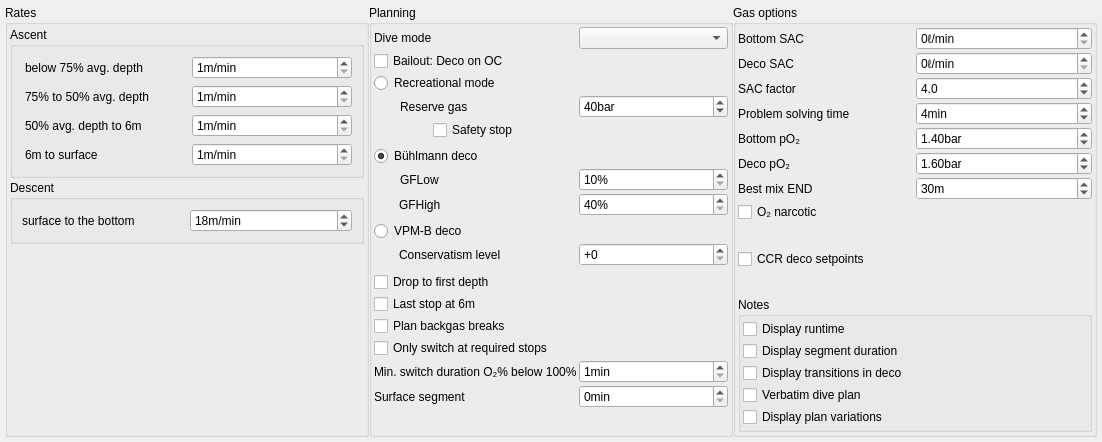
<?xml version="1.0" encoding="UTF-8"?>
<ui version="4.0">
 <class>plannerSettingsWidget</class>
 <widget class="QWidget" name="plannerSettingsWidget">
  <property name="geometry">
   <rect>
    <x>0</x>
    <y>0</y>
    <width>1102</width>
    <height>442</height>
   </rect>
  </property>
  <property name="windowTitle">
   <string>Form</string>
  </property>
  <layout class="QHBoxLayout" name="horizontalLayout_2">
   <property name="leftMargin">
    <number>5</number>
   </property>
   <property name="topMargin">
    <number>5</number>
   </property>
   <property name="rightMargin">
    <number>5</number>
   </property>
   <property name="bottomMargin">
    <number>5</number>
   </property>
   <item>
    <widget class="QScrollArea" name="scrollArea">
     <property name="frameShape">
      <enum>QFrame::NoFrame</enum>
     </property>
     <property name="frameShadow">
      <enum>QFrame::Plain</enum>
     </property>
     <property name="widgetResizable">
      <bool>true</bool>
     </property>
     <widget class="QWidget" name="scrollAreaWidgetContents">
      <property name="geometry">
       <rect>
        <x>0</x>
        <y>0</y>
        <width>1092</width>
        <height>432</height>
       </rect>
      </property>
      <layout class="QHBoxLayout" name="horizontalLayout">
       <property name="spacing">
        <number>0</number>
       </property>
       <property name="leftMargin">
        <number>0</number>
       </property>
       <property name="topMargin">
        <number>0</number>
       </property>
       <property name="rightMargin">
        <number>0</number>
       </property>
       <property name="bottomMargin">
        <number>0</number>
       </property>
       <item>
        <widget class="QGroupBox" name="Rates">
         <property name="sizePolicy">
          <sizepolicy hsizetype="Minimum" vsizetype="Preferred">
           <horstretch>0</horstretch>
           <verstretch>0</verstretch>
          </sizepolicy>
         </property>
         <property name="title">
          <string>Rates</string>
         </property>
         <layout class="QGridLayout" name="gridLayout_2">
          <property name="leftMargin">
           <number>2</number>
          </property>
          <property name="topMargin">
           <number>2</number>
          </property>
          <property name="rightMargin">
           <number>2</number>
          </property>
          <property name="bottomMargin">
           <number>2</number>
          </property>
          <property name="spacing">
           <number>2</number>
          </property>
          <item row="0" column="0">
           <widget class="QGroupBox" name="Ascent">
            <property name="title">
             <string>Ascent</string>
            </property>
            <layout class="QGridLayout" name="gridLayout_3">
             <property name="leftMargin">
              <number>12</number>
             </property>
             <item row="0" column="0">
              <widget class="QLabel" name="ascBelow75">
               <property name="text">
                <string>below 75% avg. depth</string>
               </property>
              </widget>
             </item>
             <item row="0" column="1">
              <widget class="QSpinBox" name="ascRate75">
               <property name="suffix">
                <string>m/min</string>
               </property>
               <property name="minimum">
                <number>1</number>
               </property>
              </widget>
             </item>
             <item row="1" column="0">
              <widget class="QLabel" name="asc75to50">
               <property name="text">
                <string>75% to 50% avg. depth</string>
               </property>
              </widget>
             </item>
             <item row="1" column="1">
              <widget class="QSpinBox" name="ascRate50">
               <property name="suffix">
                <string>m/min</string>
               </property>
               <property name="minimum">
                <number>1</number>
               </property>
              </widget>
             </item>
             <item row="2" column="0">
              <widget class="QLabel" name="asc50to6">
               <property name="text">
                <string>50% avg. depth to 6m</string>
               </property>
              </widget>
             </item>
             <item row="2" column="1">
              <widget class="QSpinBox" name="ascRateStops">
               <property name="suffix">
                <string>m/min</string>
               </property>
               <property name="minimum">
                <number>1</number>
               </property>
              </widget>
             </item>
             <item row="3" column="0">
              <widget class="QLabel" name="asc6toSurf">
               <property name="text">
                <string>6m to surface</string>
               </property>
              </widget>
             </item>
             <item row="3" column="1">
              <widget class="QSpinBox" name="ascRateLast6m">
               <property name="suffix">
                <string>m/min</string>
               </property>
               <property name="minimum">
                <number>1</number>
               </property>
              </widget>
             </item>
            </layout>
           </widget>
          </item>
          <item row="1" column="0">
           <widget class="QGroupBox" name="Descent">
            <property name="title">
             <string>Descent</string>
            </property>
            <layout class="QGridLayout" name="gridLayout_4">
             <item row="0" column="0">
              <widget class="QLabel" name="descent">
               <property name="sizePolicy">
                <sizepolicy hsizetype="Preferred" vsizetype="Preferred">
                 <horstretch>0</horstretch>
                 <verstretch>0</verstretch>
                </sizepolicy>
               </property>
               <property name="text">
                <string>surface to the bottom</string>
               </property>
              </widget>
             </item>
             <item row="0" column="1">
              <widget class="QSpinBox" name="descRate">
               <property name="sizePolicy">
                <sizepolicy hsizetype="Minimum" vsizetype="Fixed">
                 <horstretch>0</horstretch>
                 <verstretch>0</verstretch>
                </sizepolicy>
               </property>
               <property name="maximumSize">
                <size>
                 <width>16777215</width>
                 <height>16777215</height>
                </size>
               </property>
               <property name="suffix">
                <string>m/min</string>
               </property>
               <property name="minimum">
                <number>1</number>
               </property>
               <property name="value">
                <number>18</number>
               </property>
              </widget>
             </item>
            </layout>
            <zorder>descRate</zorder>
            <zorder>descent</zorder>
           </widget>
          </item>
          <item row="2" column="0">
           <spacer name="verticalSpacer">
            <property name="orientation">
             <enum>Qt::Vertical</enum>
            </property>
            <property name="sizeHint" stdset="0">
             <size>
              <width>20</width>
              <height>40</height>
             </size>
            </property>
           </spacer>
          </item>
         </layout>
        </widget>
       </item>
       <item>
        <widget class="QGroupBox" name="Planning">
         <property name="title">
          <string>Planning</string>
         </property>
         <layout class="QGridLayout" name="gridLayout">
          <property name="leftMargin">
           <number>2</number>
          </property>
          <property name="topMargin">
           <number>2</number>
          </property>
          <property name="rightMargin">
           <number>2</number>
          </property>
          <property name="bottomMargin">
           <number>2</number>
          </property>
          <property name="spacing">
           <number>2</number>
          </property>
          <item row="4" column="2">
           <widget class="QSpinBox" name="reserve_gas">
            <property name="suffix">
             <string>bar</string>
            </property>
            <property name="prefix">
             <string/>
            </property>
            <property name="minimum">
             <number>10</number>
            </property>
            <property name="maximum">
             <number>99</number>
            </property>
            <property name="value">
             <number>40</number>
            </property>
           </widget>
          </item>
          <item row="6" column="1">
           <spacer name="verticalSpacer_6">
            <property name="orientation">
             <enum>Qt::Vertical</enum>
            </property>
            <property name="sizeHint" stdset="0">
             <size>
              <width>20</width>
              <height>20</height>
             </size>
            </property>
           </spacer>
          </item>
          <item row="22" column="1" colspan="2">
           <widget class="QCheckBox" name="switch_at_req_stop">
            <property name="toolTip">
             <string>Postpone gas change if a stop is not required</string>
            </property>
            <property name="text">
             <string>Only switch at required stops</string>
            </property>
           </widget>
          </item>
          <item row="18" column="1" colspan="2">
           <widget class="QCheckBox" name="lastStop">
            <property name="text">
             <string>Last stop at 6m</string>
            </property>
           </widget>
          </item>
          <item row="15" column="2">
           <widget class="QSpinBox" name="vpmb_conservatism">
            <property name="prefix">
             <string>+</string>
            </property>
            <property name="maximum">
             <number>4</number>
            </property>
           </widget>
          </item>
          <item row="12" column="2">
           <widget class="QSpinBox" name="gfhigh">
            <property name="suffix">
             <string>%</string>
            </property>
            <property name="minimum">
             <number>40</number>
            </property>
            <property name="maximum">
             <number>150</number>
            </property>
           </widget>
          </item>
          <item row="23" column="2">
           <widget class="QSpinBox" name="min_switch_duration">
            <property name="suffix">
             <string>min</string>
            </property>
            <property name="prefix">
             <string/>
            </property>
            <property name="minimum">
             <number>1</number>
            </property>
            <property name="maximum">
             <number>9</number>
            </property>
            <property name="value">
             <number>1</number>
            </property>
           </widget>
          </item>
          <item row="20" column="1" colspan="2">
           <widget class="QCheckBox" name="backgasBreaks">
            <property name="text">
             <string>Plan backgas breaks</string>
            </property>
           </widget>
          </item>
          <item row="25" column="1">
           <spacer name="verticalSpacer_2">
            <property name="orientation">
             <enum>Qt::Vertical</enum>
            </property>
            <property name="sizeHint" stdset="0">
             <size>
              <width>20</width>
              <height>40</height>
             </size>
            </property>
           </spacer>
          </item>
          <item row="23" column="1">
           <widget class="QLabel" name="label_min_switch_duration">
            <property name="text">
             <string>Min. switch duration O₂% below 100%</string>
            </property>
           </widget>
          </item>
          <item row="17" column="1" colspan="2">
           <widget class="QCheckBox" name="drop_stone_mode">
            <property name="text">
             <string>Drop to first depth</string>
            </property>
           </widget>
          </item>
          <item row="11" column="2">
           <widget class="QSpinBox" name="gflow">
            <property name="suffix">
             <string>%</string>
            </property>
            <property name="minimum">
             <number>10</number>
            </property>
            <property name="maximum">
             <number>150</number>
            </property>
           </widget>
          </item>
          <item row="11" column="1">
           <widget class="QLabel" name="label_gflow">
            <property name="text">
             <string>GFLow</string>
            </property>
            <property name="indent">
             <number>26</number>
            </property>
           </widget>
          </item>
          <item row="12" column="1">
           <widget class="QLabel" name="label_gfhigh">
            <property name="text">
             <string>GFHigh</string>
            </property>
            <property name="indent">
             <number>25</number>
            </property>
           </widget>
          </item>
          <item row="3" column="1">
           <widget class="QRadioButton" name="recreational_deco">
            <property name="toolTip">
             <string>Maximize bottom time allowed by gas and no decompression limits</string>
            </property>
            <property name="text">
             <string>Recreational mode</string>
            </property>
           </widget>
          </item>
          <item row="15" column="1">
           <widget class="QLabel" name="label_vpmb_conservatism">
            <property name="text">
             <string>Conservatism level</string>
            </property>
            <property name="indent">
             <number>25</number>
            </property>
           </widget>
          </item>
          <item row="14" column="1">
           <widget class="QRadioButton" name="vpmb_deco">
            <property name="text">
             <string>VPM-B deco</string>
            </property>
           </widget>
          </item>
          <item row="5" column="1" alignment="Qt::AlignHCenter">
           <widget class="QCheckBox" name="safetystop">
            <property name="layoutDirection">
             <enum>Qt::LeftToRight</enum>
            </property>
            <property name="text">
             <string>Safety stop</string>
            </property>
            <property name="tristate">
             <bool>false</bool>
            </property>
           </widget>
          </item>
          <item row="13" column="1">
           <spacer name="verticalSpacer_7">
            <property name="orientation">
             <enum>Qt::Vertical</enum>
            </property>
            <property name="sizeHint" stdset="0">
             <size>
              <width>20</width>
              <height>20</height>
             </size>
            </property>
           </spacer>
          </item>
          <item row="16" column="1">
           <spacer name="verticalSpacer_5">
            <property name="orientation">
             <enum>Qt::Vertical</enum>
            </property>
            <property name="sizeHint" stdset="0">
             <size>
              <width>20</width>
              <height>20</height>
             </size>
            </property>
           </spacer>
          </item>
          <item row="0" column="2">
           <widget class="QComboBox" name="rebreathermode">
            <property name="currentText">
             <string/>
            </property>
            <property name="maxVisibleItems">
             <number>6</number>
            </property>
           </widget>
          </item>
          <item row="0" column="1">
           <widget class="QLabel" name="label_dive_type">
            <property name="text">
             <string>Dive mode</string>
            </property>
           </widget>
          </item>
          <item row="7" column="1">
           <widget class="QRadioButton" name="buehlmann_deco">
            <property name="text">
             <string>Bühlmann deco</string>
            </property>
            <property name="checked">
             <bool>true</bool>
            </property>
           </widget>
          </item>
          <item row="4" column="1">
           <widget class="QLabel" name="label_reserve_gas">
            <property name="text">
             <string>Reserve gas</string>
            </property>
            <property name="indent">
             <number>26</number>
            </property>
           </widget>
          </item>
          <item row="1" column="1">
           <widget class="QCheckBox" name="bailout">
            <property name="text">
             <string>Bailout: Deco on OC</string>
            </property>
           </widget>
          </item>
          <item row="24" column="1">
           <widget class="QLabel" name="label_surface_segment">
            <property name="text">
             <string>Surface segment</string>
            </property>
           </widget>
          </item>
          <item row="24" column="2">
           <widget class="QSpinBox" name="surface_segment">
            <property name="suffix">
             <string>min</string>
            </property>
           </widget>
          </item>
         </layout>
        </widget>
       </item>
       <item>
        <widget class="QGroupBox" name="Gas">
         <property name="title">
          <string>Gas options</string>
         </property>
         <layout class="QGridLayout" name="gridLayout_5">
          <property name="leftMargin">
           <number>2</number>
          </property>
          <property name="topMargin">
           <number>2</number>
          </property>
          <property name="rightMargin">
           <number>2</number>
          </property>
          <property name="bottomMargin">
           <number>2</number>
          </property>
          <property name="spacing">
           <number>2</number>
          </property>
          <item row="9" column="0" colspan="2">
           <widget class="QGroupBox" name="Notes">
            <property name="title">
             <string>Notes</string>
            </property>
            <layout class="QGridLayout" name="gridLayout_6">
             <property name="leftMargin">
              <number>2</number>
             </property>
             <property name="topMargin">
              <number>2</number>
             </property>
             <property name="rightMargin">
              <number>2</number>
             </property>
             <property name="bottomMargin">
              <number>2</number>
             </property>
             <property name="spacing">
              <number>2</number>
             </property>
             <item row="3" column="0">
              <widget class="QCheckBox" name="verbatim_plan">
               <property name="text">
                <string>Verbatim dive plan</string>
               </property>
              </widget>
             </item>
             <item row="2" column="0">
              <widget class="QCheckBox" name="display_transitions">
               <property name="toolTip">
                <string>In diveplan, list transitions or treat them as implicit</string>
               </property>
               <property name="text">
                <string>Display transitions in deco</string>
               </property>
              </widget>
             </item>
             <item row="0" column="0">
              <widget class="QCheckBox" name="display_runtime">
               <property name="toolTip">
                <string>In dive plan, show runtime (absolute time) of stops</string>
               </property>
               <property name="text">
                <string>Display runtime</string>
               </property>
              </widget>
             </item>
             <item row="1" column="0">
              <widget class="QCheckBox" name="display_duration">
               <property name="enabled">
                <bool>true</bool>
               </property>
               <property name="toolTip">
                <string>In dive plan, show duration (relative time) of stops</string>
               </property>
               <property name="text">
                <string>Display segment duration</string>
               </property>
              </widget>
             </item>
             <item row="4" column="0">
              <widget class="QCheckBox" name="display_variations">
               <property name="enabled">
                <bool>true</bool>
               </property>
               <property name="toolTip">
                <string>Compute variations of plan (performance cost)</string>
               </property>
               <property name="text">
                <string>Display plan variations</string>
               </property>
              </widget>
             </item>
            </layout>
           </widget>
          </item>
          <item row="1" column="1">
           <widget class="QDoubleSpinBox" name="decoStopSAC">
            <property name="suffix">
             <string>ℓ/min</string>
            </property>
            <property name="decimals">
             <number>0</number>
            </property>
            <property name="maximum">
             <double>99.000000000000000</double>
            </property>
           </widget>
          </item>
          <item row="1" column="0">
           <widget class="QLabel" name="decosac">
            <property name="text">
             <string>Deco SAC</string>
            </property>
           </widget>
          </item>
          <item row="9" column="0">
           <spacer name="verticalSpacer_4">
            <property name="orientation">
             <enum>Qt::Vertical</enum>
            </property>
            <property name="sizeHint" stdset="0">
             <size>
              <width>20</width>
              <height>20</height>
             </size>
            </property>
           </spacer>
          </item>
          <item row="8" column="0">
           <spacer name="verticalSpacer_3">
            <property name="orientation">
             <enum>Qt::Vertical</enum>
            </property>
            <property name="sizeHint" stdset="0">
             <size>
              <width>20</width>
              <height>20</height>
             </size>
            </property>
           </spacer>
          </item>
          <item row="4" column="1">
           <widget class="QDoubleSpinBox" name="bottompo2">
            <property name="suffix">
             <string>bar</string>
            </property>
            <property name="maximum">
             <double>2.000000000000000</double>
            </property>
            <property name="singleStep">
             <double>0.100000000000000</double>
            </property>
            <property name="value">
             <double>1.400000000000000</double>
            </property>
           </widget>
          </item>
          <item row="0" column="1">
           <widget class="QDoubleSpinBox" name="bottomSAC">
            <property name="suffix">
             <string>ℓ/min</string>
            </property>
            <property name="decimals">
             <number>0</number>
            </property>
            <property name="maximum">
             <double>99.000000000000000</double>
            </property>
           </widget>
          </item>
          <item row="5" column="1">
           <widget class="QDoubleSpinBox" name="decopo2">
            <property name="suffix">
             <string>bar</string>
            </property>
            <property name="maximum">
             <double>2.000000000000000</double>
            </property>
            <property name="singleStep">
             <double>0.100000000000000</double>
            </property>
            <property name="value">
             <double>1.600000000000000</double>
            </property>
           </widget>
          </item>
          <item row="6" column="1">
           <widget class="QSpinBox" name="bestmixEND">
            <property name="toolTip">
             <string>Used to calculate best mix. Select best mix depth in 'Available gases' table by entering gas depth, followed by &quot;B&quot; (best trimix mix) or &quot;BN&quot; (best nitrox mix)</string>
            </property>
            <property name="suffix">
             <string>m</string>
            </property>
            <property name="minimum">
             <number>1</number>
            </property>
            <property name="maximum">
             <number>999</number>
            </property>
            <property name="value">
             <number>30</number>
            </property>
           </widget>
          </item>
          <item row="0" column="0">
           <widget class="QLabel" name="bottomsac">
            <property name="text">
             <string>Bottom SAC</string>
            </property>
           </widget>
          </item>
          <item row="4" column="0">
           <widget class="QLabel" name="bottompO2">
            <property name="text">
             <string>Bottom pO₂</string>
            </property>
           </widget>
          </item>
          <item row="6" column="0">
           <widget class="QLabel" name="bestEND">
            <property name="text">
             <string>Best mix END</string>
            </property>
           </widget>
          </item>
          <item row="5" column="0">
           <widget class="QLabel" name="decopO2">
            <property name="text">
             <string>Deco pO₂</string>
            </property>
           </widget>
          </item>
          <item row="2" column="0">
           <widget class="QLabel" name="sacFactor">
            <property name="text">
             <string>SAC factor</string>
            </property>
           </widget>
          </item>
          <item row="2" column="1">
           <widget class="QDoubleSpinBox" name="sacfactor">
            <property name="toolTip">
             <string>Used to calculate minimum gas. Consider two divers with possibly increased SAC after OoG event.</string>
            </property>
            <property name="decimals">
             <number>1</number>
            </property>
            <property name="minimum">
             <double>2.000000000000000</double>
            </property>
            <property name="maximum">
             <double>10.000000000000000</double>
            </property>
            <property name="singleStep">
             <double>0.100000000000000</double>
            </property>
            <property name="value">
             <double>4.000000000000000</double>
            </property>
           </widget>
          </item>
          <item row="3" column="0">
           <widget class="QLabel" name="problemSolvingTime">
            <property name="text">
             <string>Problem solving time</string>
            </property>
           </widget>
          </item>
          <item row="3" column="1">
           <widget class="QSpinBox" name="problemsolvingtime">
            <property name="toolTip">
             <string>Used to calculate minimum gas. Additional time at max. depth after OoG event.</string>
            </property>
            <property name="suffix">
             <string>min</string>
            </property>
            <property name="prefix">
             <string/>
            </property>
            <property name="maximum">
             <number>10</number>
            </property>
            <property name="value">
             <number>4</number>
            </property>
           </widget>
          </item>
          <item row="7" column="0">
           <widget class="QCheckBox" name="o2narcotic">
            <property name="toolTip">
             <string>Treat oxygen as narcotic when computing best mix</string>
            </property>
            <property name="text">
             <string>O₂ narcotic</string>
            </property>
           </widget>
          </item>
          <item row="8" column="0">
           <widget class="QCheckBox" name="auto_ccr_setpoint_deco">
            <property name="toolTip">
             <string>Automatically increase CCR setpoints during deco</string>
            </property>
            <property name="text">
             <string>CCR deco setpoints</string>
            </property>
           </widget>
          </item>
         </layout>
        </widget>
       </item>
      </layout>
     </widget>
    </widget>
   </item>
  </layout>
 </widget>
 <tabstops>
  <tabstop>scrollArea</tabstop>
  <tabstop>ascRate75</tabstop>
  <tabstop>ascRate50</tabstop>
  <tabstop>ascRateStops</tabstop>
  <tabstop>ascRateLast6m</tabstop>
  <tabstop>descRate</tabstop>
  <tabstop>rebreathermode</tabstop>
  <tabstop>recreational_deco</tabstop>
  <tabstop>reserve_gas</tabstop>
  <tabstop>safetystop</tabstop>
  <tabstop>buehlmann_deco</tabstop>
  <tabstop>gflow</tabstop>
  <tabstop>gfhigh</tabstop>
  <tabstop>vpmb_deco</tabstop>
  <tabstop>vpmb_conservatism</tabstop>
  <tabstop>drop_stone_mode</tabstop>
  <tabstop>lastStop</tabstop>
  <tabstop>backgasBreaks</tabstop>
  <tabstop>switch_at_req_stop</tabstop>
  <tabstop>min_switch_duration</tabstop>
  <tabstop>bottomSAC</tabstop>
  <tabstop>decoStopSAC</tabstop>
  <tabstop>sacfactor</tabstop>
  <tabstop>problemsolvingtime</tabstop>
  <tabstop>bottompo2</tabstop>
  <tabstop>decopo2</tabstop>
  <tabstop>bestmixEND</tabstop>
  <tabstop>display_runtime</tabstop>
  <tabstop>display_duration</tabstop>
  <tabstop>display_transitions</tabstop>
  <tabstop>verbatim_plan</tabstop>
  <tabstop>display_variations</tabstop>
 </tabstops>
 <resources/>
 <connections/>
</ui>
